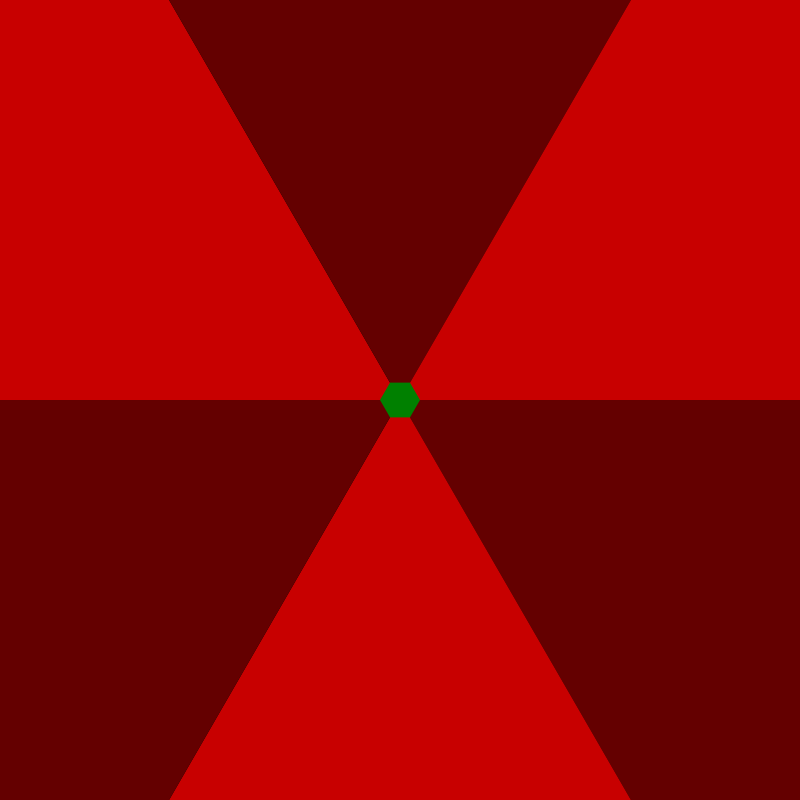
Frame 1 (no input)
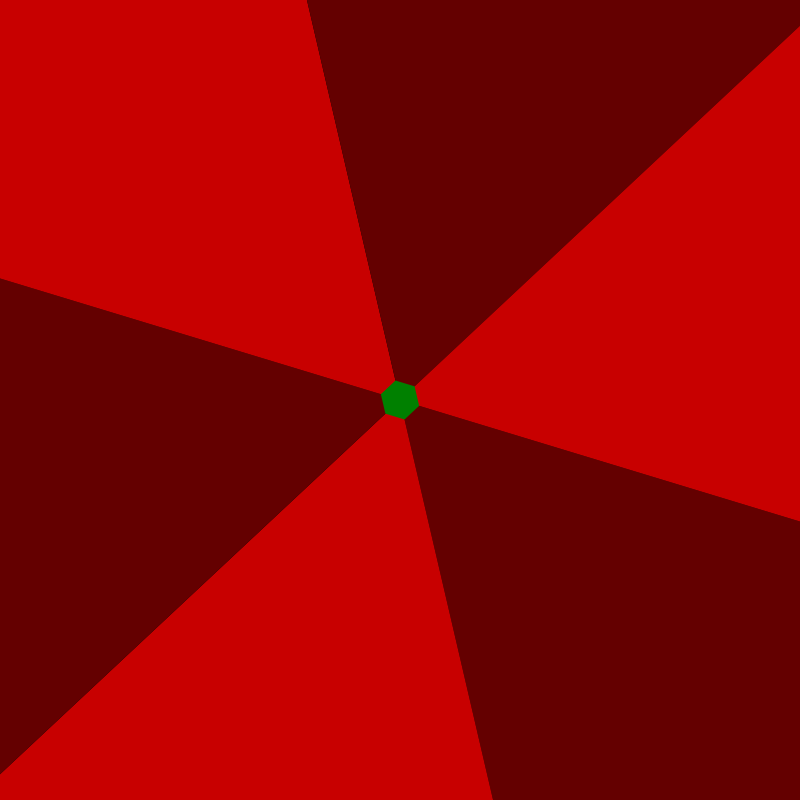
Frame 60 (the mouse pressed at the canvas centre just before this capture)
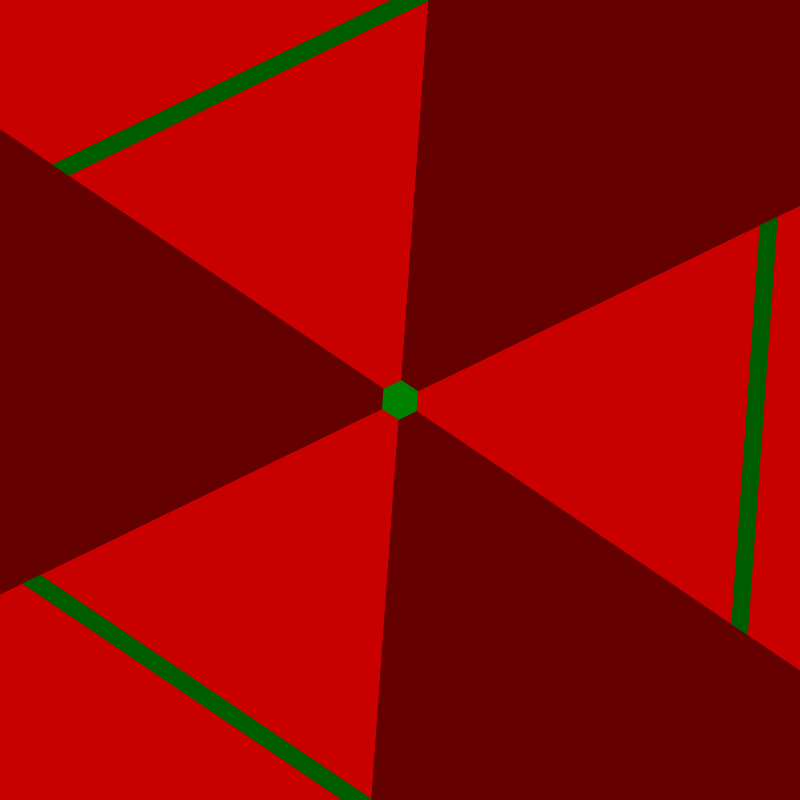
Frame 120 (the mouse held since frame 60 and released just before this capture)

The Processing sketch that drew these frames (run headless with seeded random() and noise(); from frame 60 on, the mouse is pressed at the canvas centre):

// Processing sketch: Hexagons_Tetris
// ── Hexagons_Tetris.pde
float angulo = 0;
ArrayList<Hexagon> hexagon = new ArrayList<Hexagon>();
int index=0;
char aux;
char[][] grid = new char[20][6];

void setup()
{
  size(800, 800);

  for (int layer=0; layer<20; layer++)
  {
    for (int slice=0; slice<6; slice++)
    {
      grid[layer][slice] = '0';
    }
  }
  
  hexagon.add(new Hexagon(0));
}

void draw()
{
  background(0);
  translate(width/2, height/2);
  rotate(angulo);

  DrawBackground();

  hexagon.get(index).update();
  
  for (Hexagon h : hexagon)
  {
    h.draw();
  }

  //raio -= 5;
  angulo += 0.005;
}

void DrawBackground()
{
  for (int i=0; i<6; i++)
  {
    pushMatrix();
    noStroke();
    fill(((i%2)+1)*100, 0, 0);
    rotate(map(i, 0, 6, 0, TWO_PI));
    beginShape();

    vertex(0, 0);
    vertex(width*cos(0), width*sin(0));
    vertex(width*cos(TWO_PI/6), width*sin(TWO_PI/6));

    endShape();
    popMatrix();
  }

  fill(0, 128, 0);

  beginShape();
  for (float i=0; i<TWO_PI; i += TWO_PI/6)
  {
    vertex(20*cos(i), 20*sin(i));
  }
  endShape();
}

void keyPressed()
{
  switch(keyCode)
  {
  case LEFT:

    aux = hexagon.get(index).status[5];
    for (int i=5; i>0; i--)
    {
      hexagon.get(index).status[i] = hexagon.get(index).status[i-1];
    }
    hexagon.get(index).status[0] = aux;

    break;

  case RIGHT:

    aux = hexagon.get(index).status[0];
    for (int i=0; i<5; i++)
    {
      hexagon.get(index).status[i] = hexagon.get(index).status[i+1];
    }
    hexagon.get(index).status[5] = aux;

    break;
  }
}
// ── Hexagon.pde
class Hexagon
{
  char[] status = {'0', '0', '0', '0', '0', '0'};
  float raio = 1000;
  int camada, indice;

  Hexagon(int indice_)
  {
    indice = indice_;

    for (int i=0; i<3; i++)
    {
      status[(int)random(6)] = '1';
    }
  }

  void update()
  {
    if (indice == 0)
    {
      if (raio>20)
      {
        raio -= 5;
      } else
      {
        for (int slice=0; slice<6; slice++)
        {
          if (status[slice] == '1')
          {
            grid[0][slice] = '1';
          }
        }

        camada = 0;
        hexagon.add(new Hexagon(indice+1));
        index++;
      }
    } else
    {
      for (int layer=19; layer>0; layer--)
      {
        boolean limitLayer = false;

        for (int slice=0; slice<6; slice++)
        {
          if (grid[layer-1][slice] == '1' &&
            status[slice] == '1')
          {
            limitLayer = true;
          }
        }

        if (limitLayer)
        {
          camada = layer;
          return;
        }
      }

      //camada = hexagon.get(indice-1).camada;

      if (raio>20+camada*20)
      {
        raio -= 5;
      } else
      {
        hexagon.add(new Hexagon(indice+1));
        index++;
      }
    }
  }

  void draw()
  {
    noStroke();
    fill(0, 92, 0);

    for (int i=0; i<6; i++)
    {
      if (status[i] == '1')
      {
        pushMatrix();
        rotate(map(i, 0, 6, 0, TWO_PI));
        beginShape();

        vertex((raio+20)*cos(0), (raio+20)*sin(0));
        vertex((raio+20)*cos(TWO_PI/6), (raio+20)*sin(TWO_PI/6));
        vertex(raio*cos(TWO_PI/6), raio*sin(TWO_PI/6));
        vertex(raio*cos(0), raio*sin(0));

        endShape();
        popMatrix();
      }
    }
  }
}
